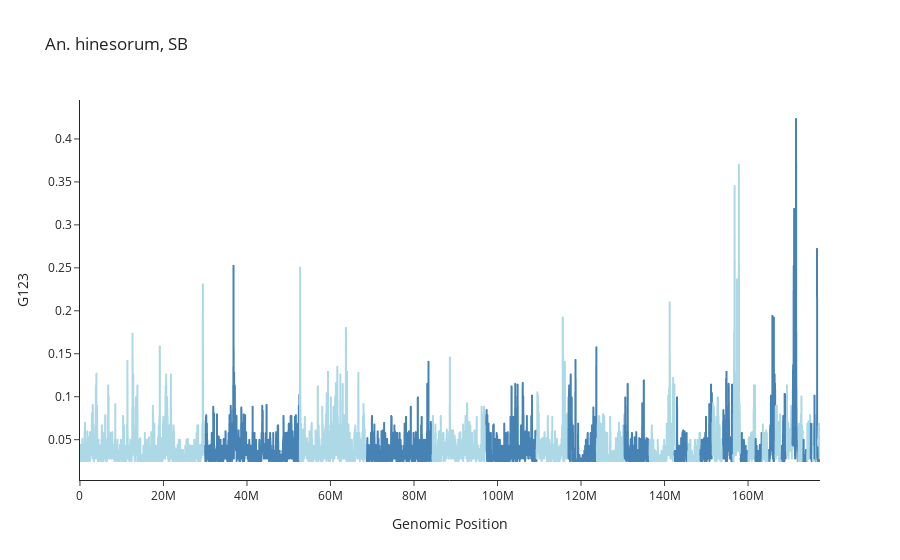

Source (notebook cell):
### Code cell
plot_g123(query = 'species_pca == "hinesorum" & country_iso == "SB"',
         winsize=5000,
         title = 'An. hinesorum, SB')
